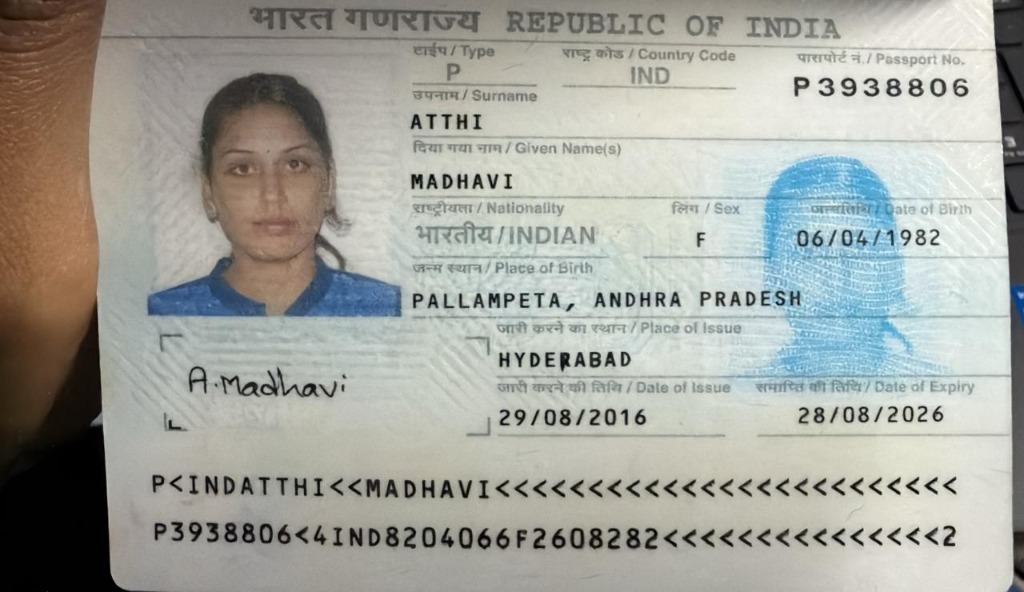
#> input picture modules/tampering/samples/clean_passport.jpg, 1024 x 592 px
$ python -i ela.py   (imports and definitions only)
#> lines starting #> are read from the running program, lines starting #| are printed output that depends on the picture
from PIL import Image, ImageChops, ImageEnhance
import os


def perform_ela(image_path, output_path, quality=90):
    """
    Generate an Error Level Analysis (ELA) image.
    """
#> called with image_path = 'samples/clean_passport.jpg', output_path = 'out.png', quality = 90

    original = Image.open(image_path).convert("RGB")
#> original is the input picture: PIL image 1024x592 RGB; mean R, G, B 163.7, 165.1, 158.2

    temp_path = "temp_ela.jpg"

    original.save(temp_path, "JPEG", quality=quality)

    compressed = Image.open(temp_path).convert("RGB")

    difference = ImageChops.difference(original, compressed)

    extrema = difference.getextrema()
#> extrema = ((0, 8), (0, 7), (0, 9))

    max_difference = max(
        channel_max
        for channel_min, channel_max in extrema
    )
#> max_difference = 9

    if max_difference == 0:
        max_difference = 1

    scale = 255.0 / max_difference
#> scale = 28.33

    ela_image = ImageEnhance.Brightness(
        difference
    ).enhance(scale)
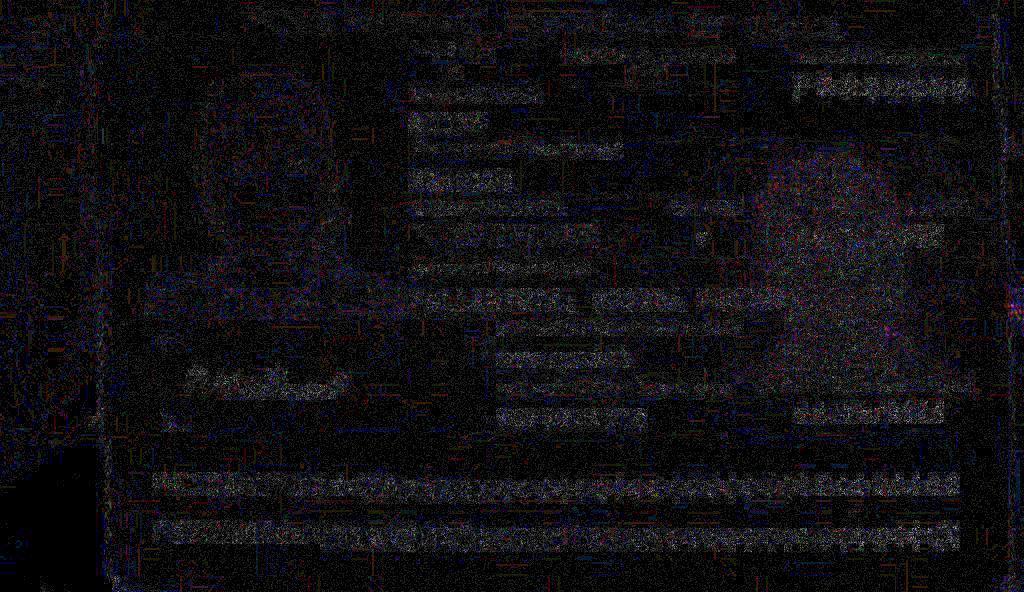
#> ela_image: PIL image 1024x592 RGB; mean R, G, B 15.2, 14.1, 16.6

    os.makedirs(
        os.path.dirname(output_path),
        exist_ok=True
    )

    ela_image.save(output_path)

    if os.path.exists(temp_path):
        os.remove(temp_path)

    return output_path


def calculate_ela_difference(image1_path, image2_path):
    """
    Compare two ELA images and return
    an average difference score.
    """

    image1 = Image.open(image1_path).convert("RGB")
    image2 = Image.open(image2_path).convert("RGB")

    # Make both images the same size
    image2 = image2.resize(image1.size)

    difference = ImageChops.difference(
        image1,
        image2
    )

    # Calculate average pixel difference
    histogram = difference.histogram()

    total_pixels = image1.size[0] * image1.size[1]

    total_difference = sum(
        value * (index % 256)
        for index, value in enumerate(histogram)
    )

    score = total_difference / (
        total_pixels * 3
    )

    return round(score, 2)

>>> result = perform_ela('samples/clean_passport.jpg', 'out.png')
